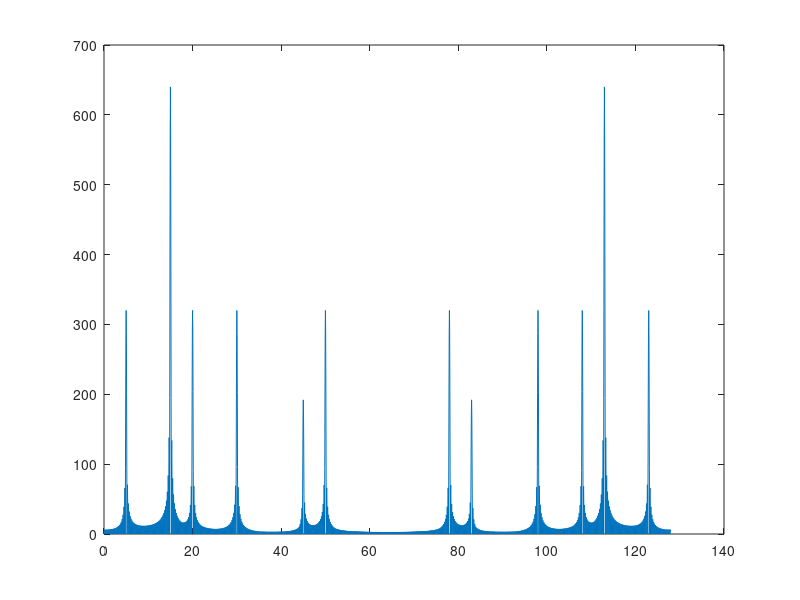

This chart was generated by the following MATLAB code:
fs = 128;
N = 2560;
n = 0: N-1;
t = n / fs;
x = (0 <= t & t < 5) .* (cos(10 * pi * t) + 2 * sin(30 * pi * t)) + (5 <= t & t < 10) .* cos(40 * pi * t) + (10 <= t & t < 15) .* (cos(60 * pi * t) + 0.6 * sin(90 * pi * t)) + (15 <= t & t <= 20) .* sin(100 * pi * t);
y = fft(x, N);
mag = abs(y);
f = n * fs / N;
plot(f, mag);
